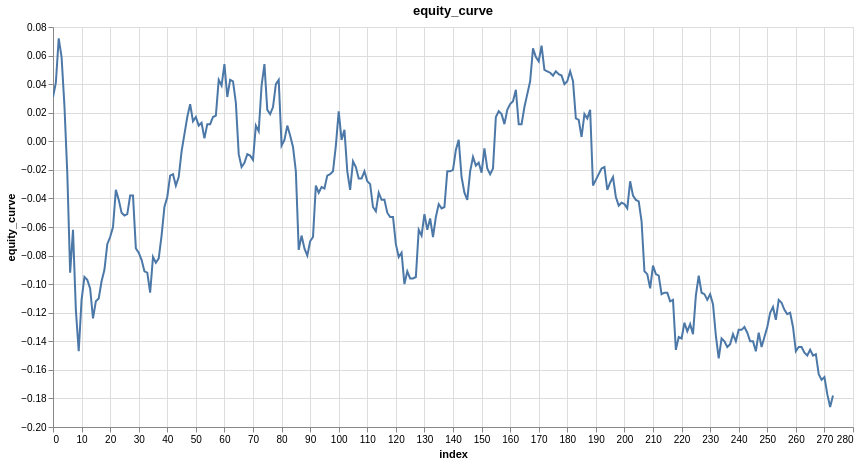

The notebook cell this image was saved under:
### Code cell
research.plot_column(trade_results, 'equity_curve')

### Figure 1 — Vega specification as saved in the notebook (floating-point values rounded to 4 significant figures; data arrays with more than 128 entries replaced by an {"elided": "..."} marker saying what was removed)
{"$schema": "https://vega.github.io/schema/vega/v6.json", "data": [{"name": "param_1e9efca18e7a2868_store"}, {"name": "source_0", "values": {"elided": "274 records"}}, {"name": "source_0_x_domain_index", "values": [{"min": 0, "max": 273}]}, {"name": "source_0_y_domain_equity_curve", "values": [{"min": -0.186, "max": 0.072}]}], "signals": [{"name": "unit", "value": {}, "on": [{"events": "pointermove", "update": "isTuple(group()) ? group() : unit"}]}, {"name": "param_1e9efca18e7a2868", "update": "vlSelectionResolve(\"param_1e9efca18e7a2868_store\", \"union\")"}, {"name": "param_1e9efca18e7a2868_index", "on": [{"events": [{"source": "view", "type": "dblclick"}], "update": "null"}, {"events": {"signal": "param_1e9efca18e7a2868_translate_delta"}, "update": "panLinear(param_1e9efca18e7a2868_translate_anchor.extent_x, -param_1e9efca18e7a2868_translate_delta.x / width)"}, {"events": {"signal": "param_1e9efca18e7a2868_zoom_delta"}, "update": "zoomLinear(domain(\"x\"), param_1e9efca18e7a2868_zoom_anchor.x, param_1e9efca18e7a2868_zoom_delta)"}]}, {"name": "param_1e9efca18e7a2868_equity_curve", "on": [{"events": [{"source": "view", "type": "dblclick"}], "update": "null"}, {"events": {"signal": "param_1e9efca18e7a2868_translate_delta"}, "update": "panLinear(param_1e9efca18e7a2868_translate_anchor.extent_y, param_1e9efca18e7a2868_translate_delta.y / height)"}, {"events": {"signal": "param_1e9efca18e7a2868_zoom_delta"}, "update": "zoomLinear(domain(\"y\"), param_1e9efca18e7a2868_zoom_anchor.y, param_1e9efca18e7a2868_zoom_delta)"}]}, {"name": "param_1e9efca18e7a2868_tuple", "on": [{"events": [{"signal": "param_1e9efca18e7a2868_index || param_1e9efca18e7a2868_equity_curve"}], "update": "param_1e9efca18e7a2868_index && param_1e9efca18e7a2868_equity_curve ? {unit: \"\", fields: param_1e9efca18e7a2868_tuple_fields, values: [param_1e9efca18e7a2868_index,param_1e9efca18e7a2868_equity_curve]} : null"}]}, {"name": "param_1e9efca18e7a2868_tuple_fields", "value": [{"field": "index", "channel": "x", "type": "R"}, {"field": "equity_curve", "channel": "y", "type": "R"}]}, {"name": "param_1e9efca18e7a2868_translate_anchor", "value": {}, "on": [{"events": [{"source": "scope", "type": "pointerdown"}], "update": "{x: x(unit), y: y(unit), extent_x: domain(\"x\"), extent_y: domain(\"y\")}"}]}, {"name": "param_1e9efca18e7a2868_translate_delta", "value": {}, "on": [{"events": [{"source": "window", "between": [{"source": "scope", "type": "pointerdown"}, {"source": "window", "type": "pointerup"}], "consume": true, "type": "pointermove"}], "update": "{x: param_1e9efca18e7a2868_translate_anchor.x - x(unit), y: param_1e9efca18e7a2868_translate_anchor.y - y(unit)}"}]}, {"name": "param_1e9efca18e7a2868_zoom_anchor", "on": [{"events": [{"source": "scope", "consume": true, "type": "wheel"}], "update": "{x: invert(\"x\", x(unit)), y: invert(\"y\", y(unit))}"}]}, {"name": "param_1e9efca18e7a2868_zoom_delta", "on": [{"events": [{"source": "scope", "consume": true, "type": "wheel"}], "update": "pow(1.001, event.deltaY * pow(16, event.deltaMode))", "force": true}]}, {"name": "param_1e9efca18e7a2868_modify", "on": [{"events": {"signal": "param_1e9efca18e7a2868_tuple"}, "update": "modify(\"param_1e9efca18e7a2868_store\", param_1e9efca18e7a2868_tuple, true)"}]}], "marks": [{"type": "line", "name": "marks", "from": {"data": "source_0"}, "sort": {"field": "x"}, "encode": {"update": {"x": {"field": "index", "scale": "x"}, "y": {"field": "equity_curve", "scale": "y"}, "stroke": {"value": "#4c78a8"}, "tooltip": {"signal": "{\"index\": format(datum[\"index\"], \"\"), \"equity_curve\": format(datum[\"equity_curve\"], \"\")}"}, "defined": {"signal": "isValid(datum[\"index\"]) && isFinite(+datum[\"index\"]) && isValid(datum[\"equity_curve\"]) && isFinite(+datum[\"equity_curve\"])"}}}, "interactive": true, "clip": true, "style": ["line"]}], "scales": [{"name": "x", "type": "linear", "domain": [{"signal": "(data(\"source_0_x_domain_index\")[0] || {}).min"}, {"signal": "(data(\"source_0_x_domain_index\")[0] || {}).max"}], "range": [0, {"signal": "width"}], "zero": false, "domainRaw": {"signal": "param_1e9efca18e7a2868[\"index\"]"}, "nice": true}, {"name": "y", "type": "linear", "domain": [{"signal": "(data(\"source_0_y_domain_equity_curve\")[0] || {}).min"}, {"signal": "(data(\"source_0_y_domain_equity_curve\")[0] || {}).max"}], "range": [{"signal": "height"}, 0], "domainRaw": {"signal": "param_1e9efca18e7a2868[\"equity_curve\"]"}, "nice": true, "zero": true}], "axes": [{"scale": "x", "gridScale": "y", "domain": false, "zindex": 0, "labels": false, "maxExtent": 0, "ticks": false, "orient": "bottom", "grid": true, "tickCount": {"signal": "ceil(width/40)"}, "aria": false, "minExtent": 0}, {"scale": "y", "labels": false, "tickCount": {"signal": "ceil(height/40)"}, "maxExtent": 0, "minExtent": 0, "aria": false, "grid": true, "ticks": false, "domain": false, "gridScale": "x", "orient": "left", "zindex": 0}, {"scale": "x", "orient": "bottom", "title": "index", "grid": false, "tickCount": {"signal": "ceil(width/40)"}, "labelFlush": true, "labelOverlap": true, "zindex": 0}, {"scale": "y", "tickCount": {"signal": "ceil(height/40)"}, "title": "equity_curve", "zindex": 0, "labelOverlap": true, "orient": "left", "grid": false}], "title": {"text": "equity_curve", "frame": "group"}, "padding": 5, "height": 400, "background": "white", "style": "cell", "width": 800}
